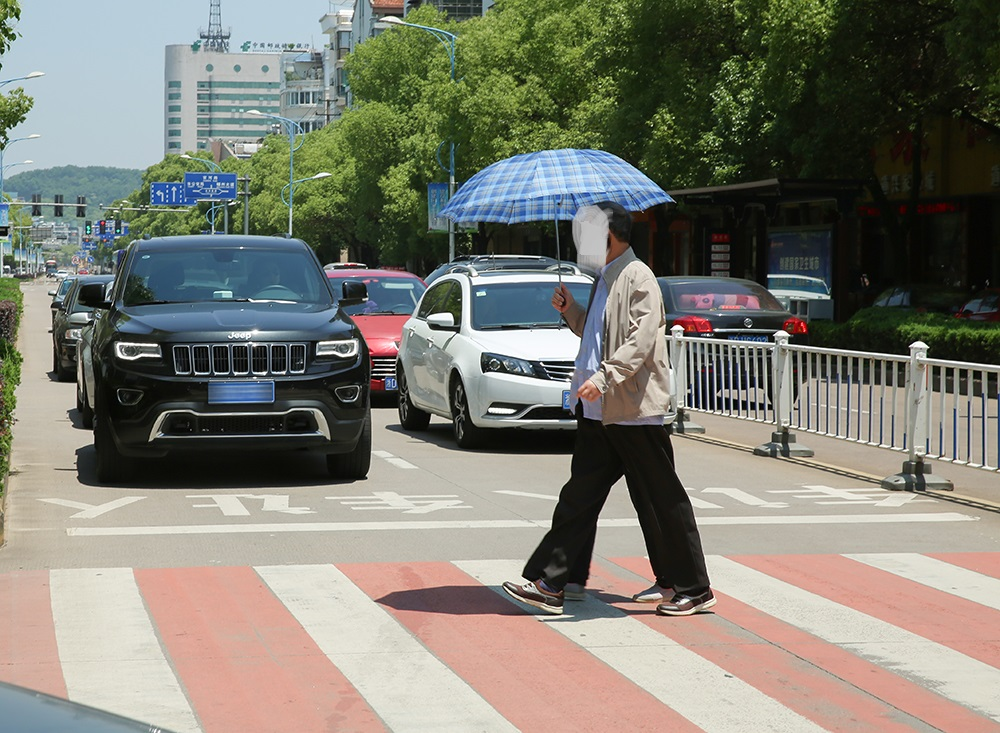
#> input picture yolov7_rknn/test.jpg, 1000 x 733 px
$ python onnx2rknn_demo.py
#> lines starting #> are read from the running program, lines starting #| are printed output that depends on the picture
import os
import urllib
import traceback
import time
import sys
import numpy as np
import cv2
from rknn.api import RKNN
from math import exp

ONNX_MODEL = 'yolov7.onnx'
RKNN_MODEL = 'yolov7.rknn'
DATASET = './dataset.txt'

QUANTIZE_ON = True

CLASSES = ['car', 'tail', 'tailB', 'person', 'cyclist']

class_num = len(CLASSES)
anchor_num = 3
output_head = 3

cell_size = [[80, 80], [40, 40], [20, 20]]

anchor_size = [
    [[17, 5], [10, 29], [19, 16]],
    [[45, 15], [39, 33], [26, 93]],
    [[75, 53], [111, 104], [258, 203]]]

stride = [8, 16, 32]
grid_cell = np.zeros(shape=(3, 80, 80, 2))

nms_thre = 0.45
obj_thre = [0.4, 0.4, 0.4, 0.4, 0.4]

input_imgW = 640
input_imgH = 640


class DetectBox:
    # [7 lines left out: function __init__, not called in this run]


def grid_cell_init():
    for index in range(output_head):
        for w in range(cell_size[index][1]):
            for h in range(cell_size[index][0]):
                grid_cell[index][h][w][0] = w
                grid_cell[index][h][w][1] = h


# [46 lines left out: functions IOU, NMS, not called in this run]


def sigmoid(x):
    return 1 / (1 + exp(-x))


# [51 lines left out: function postprocess, not called in this run]


def export_rknn_inference(img):
    # Create RKNN object
    rknn = RKNN(verbose=True)

    # pre-process config
    print('--> Config model')
    rknn.config(mean_values=[[0, 0, 0]], std_values=[[255, 255, 255]])
    print('done')

    # Load ONNX model
    print('--> Loading model')
    ret = rknn.load_onnx(model=ONNX_MODEL, outputs=['output1', 'output2', 'output3'])
    if ret != 0:
        print('Load model failed!')
        exit(ret)
    print('done')

    # Build model
    print('--> Building model')
    ret = rknn.build(do_quantization=QUANTIZE_ON, dataset=DATASET)
    if ret != 0:
        print('Build model failed!')
        exit(ret)
    print('done')

    # Export RKNN model
    print('--> Export rknn model')
    ret = rknn.export_rknn(RKNN_MODEL)
    if ret != 0:
        print('Export rknn model failed!')
        exit(ret)
    print('done')

    # Init runtime environment
    print('--> Init runtime environment')
    ret = rknn.init_runtime()
    # ret = rknn.init_runtime('rk3566')
    if ret != 0:
        print('Init runtime environment failed!')
        exit(ret)
    print('done')

    # Inference
    print('--> Running model')
    outputs = rknn.inference(inputs=[img])
    rknn.release()
    print('done')

    return outputs


if __name__ == '__main__':
    print('This is main ...')
    grid_cell_init()

    img_path = './test.jpg'
    origimg = cv2.imread(img_path)
#> origimg is the input picture: shape (733, 1000, 3); mean B, G, R 114.9, 125.5, 126.4
    img_h, img_w = origimg.shape[:2]
#> img_h = 733; img_w = 1000

    img = cv2.cvtColor(origimg, cv2.COLOR_BGR2RGB)
    img = cv2.resize(img, (input_imgW, input_imgH))
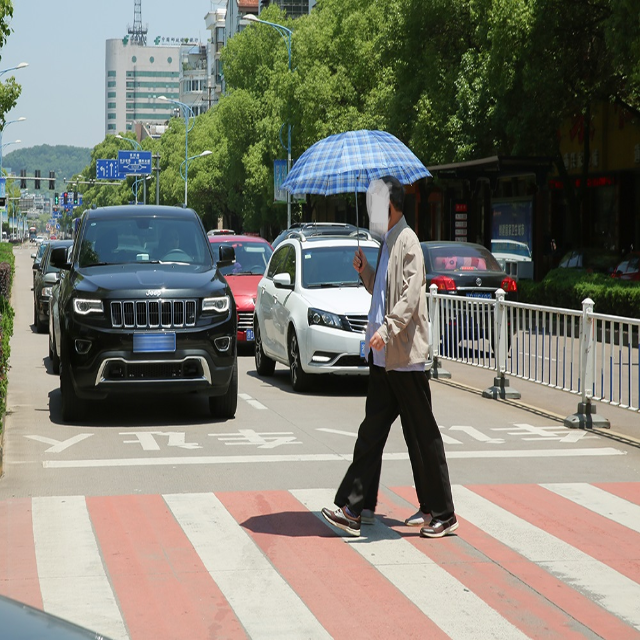
#> img: shape (640, 640, 3); mean R, G, B 126.3, 125.4, 114.8

#> (the run stopped early here; a loop or call above may not have finished)
